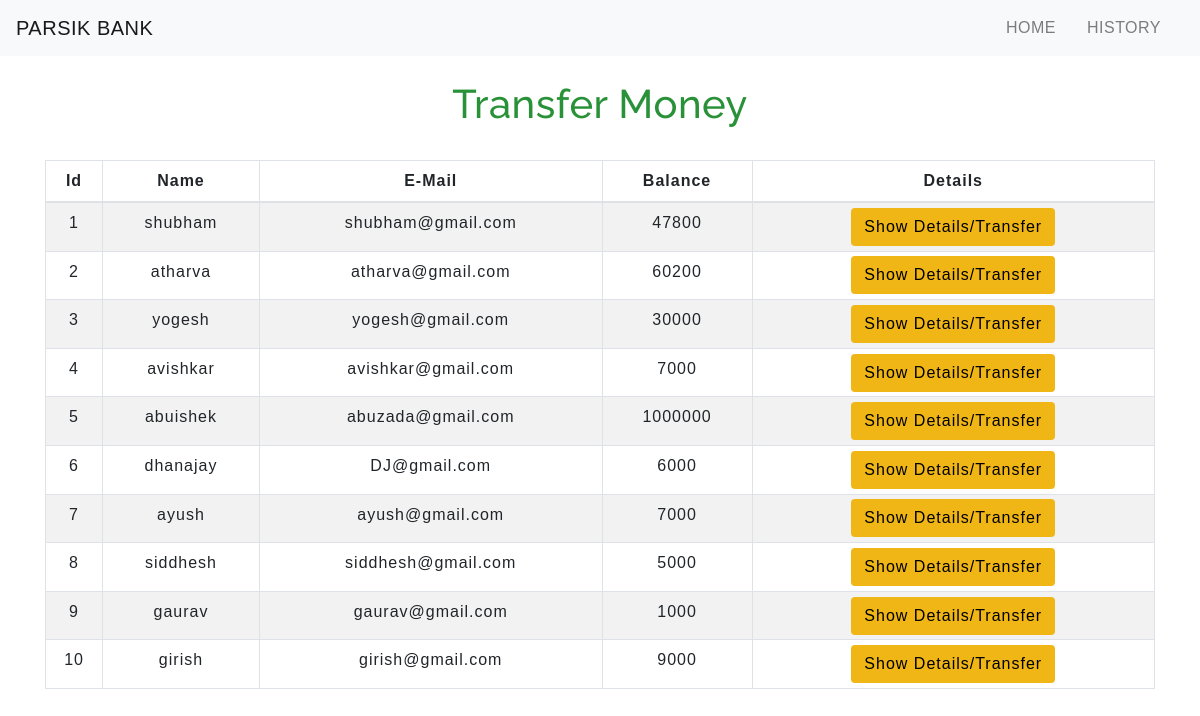
The app's page /transfermoney.php with its own data.
### tables this page shows
CREATE TABLE `users` (
  `id` int(5) NOT NULL,
  `name` text NOT NULL,
  `email` varchar(30) NOT NULL,
  `balance` int(8) NOT NULL
);

### transfermoney.php (the view, shortened to what this page needs)
<!DOCTYPE html>
<html lang="en">
<head>
    <link rel="stylesheet" href="https://maxcdn.bootstrapcdn.com/bootstrap/4.0.0/css/bootstrap.min.css">
    <link rel="stylesheet" type="text/css" href="css/table.css">
    <link rel="stylesheet" type="text/css" href="css/navbar.css">
</head>
<body>
<?php
    include 'config.php';
    $sql = "SELECT * FROM users";
    $result = mysqli_query($conn,$sql);
?>
<?php
  include 'navbar.php';
?>
<div class="container">
        <h2 class="text-center pt-4">Transfer Money</h2>
        <br>
            <div class="row">
                <div class="col">
                    <div class="table-responsive-sm">
                    <table class="table table-hover table-sm table-striped table-condensed table-bordered">
                        <thead>
                            <tr>
                            <th scope="col" class="text-center py-2">Id</th>
                            <th scope="col" class="text-center py-2">Name</th>
                            <th scope="col" class="text-center py-2">E-Mail</th>
                            <th scope="col" class="text-center py-2">Balance</th>
                            <th scope="col" class="text-center py-2">Details</th>
                            </tr>
                        </thead>
                        <tbody>
                <?php
                    while($rows=mysqli_fetch_assoc($result)){
                ?>
                    <tr>
                        <td class="py-2"><?php echo $rows['id'] ?></td>
                        <td class="py-2"><?php echo $rows['name']?></td>
                        <td class="py-2"><?php echo $rows['email']?></td>
                        <td class="py-2"><?php echo $rows['balance']?></td>
                        <td><a href="selecteduserdetail.php?id= <?php echo $rows['id'] ;?>"> <button type="button" class="btn">Show Details/Transfer</button></a></td>
                    </tr>
                <?php
                    }
                ?>
                        </tbody>
                    </table>
                    </div>
                </div>
            </div>
         </div>
</body>
</html>

### navbar.php (shortened to what this page needs)
<nav class="navbar navbar-expand-md navbar-light bg-light">
<a class="navbar-brand" href="index.php">PARSIK BANK</a>
<div class="collapse navbar-collapse" id="collapsibleNavbar">
      <ul class="navbar-nav ml-auto">
        <li class="nav-item">
          <a class="nav-link" href="index.php">HOME</a>
        </li>
        <li class="nav-item">
          <a class="nav-link" href="transactionhistory.php">HISTORY</a>
        </li>
    </div>
 </nav>

### css/table.css (style rules this page uses)
* { padding: 0; margin: 0; box-sizing: border-box; font-family: sans-serif; }
h2 { font-size: 40px; }
table { letter-spacing: 1.2px; }
td { text-align: center; }
button { border:none; background: #f0b616; transition: 1s; }
@media only screen and (orientation: landscape) { * { letter-spacing: 1px; } }

### css/navbar.css (style rules this page uses)
.nav-link { margin-right: 15px; color:#2F363F; letter-spacing: 0.5px; transition: 0.5s; }
.navbar-brand { color: #814949; letter-spacing: 0.5px; }
h2 { color: #299137; letter-spacing: 0.5px; font-family: raleway; }

### transfermoney.php (style rules this page uses)
button { transition: 1.5s; }

### records on screen
users: id "1", name "shubham", email "shubham@gmail.com", balance "47800"
users: id "2", name "atharva", email "atharva@gmail.com", balance "60200"
users: id "3", name "yogesh", email "yogesh@gmail.com", balance "30000"
users: id "4", name "avishkar", email "avishkar@gmail.com", balance "7000"
users: id "5", name "abuishek", email "abuzada@gmail.com", balance "1000000"
users: id "6", name "dhanajay", email "DJ@gmail.com", balance "6000"
users: id "7", name "ayush", email "ayush@gmail.com", balance "7000"
users: id "8", name "siddhesh", email "siddhesh@gmail.com", balance "5000"
users: id "9", name "gaurav", email "gaurav@gmail.com", balance "1000"
users: id "10", name "girish", email "girish@gmail.com", balance "9000"
